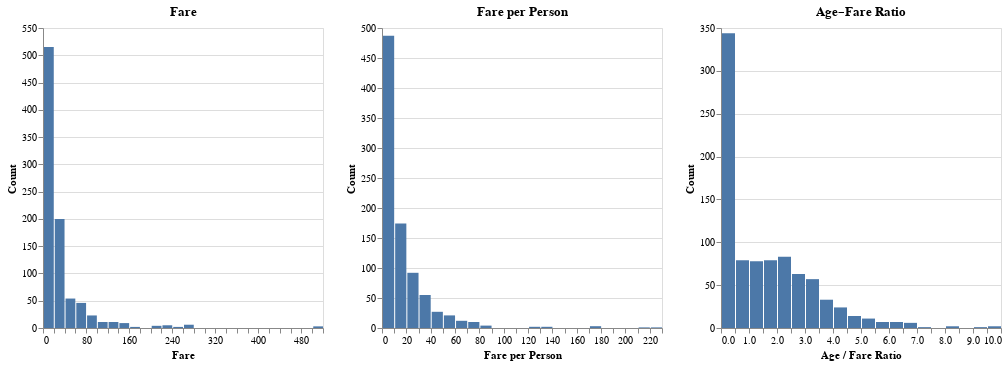

Here is the notebook cell this chart was saved with:
### Markdown cell above
## Section 1.2: Quantitative Data Normalization

We observe that the distributions of Fare, fare_per_person, and age_fare_ratio are highly right-skewed.
Therefore, we apply a logarithmic transformation to these variables in order to reduce skewness and make the distributions more approximately normal.

### Code cell
fare_hist = alt.Chart(data).mark_bar().encode(
    x=alt.X(
        "Fare:Q",
        bin=alt.Bin(maxbins=40),
        title="Fare"
    ),
    y=alt.Y("count()", title="Count")
).properties(
    width=280,
    height=300,
    title="Fare"
)

fpp_hist = alt.Chart(data[data["fare_per_person"].notna()]).mark_bar().encode(
    x=alt.X(
        "fare_per_person:Q",
        bin=alt.Bin(maxbins=40),
        title="Fare per Person"
    ),
    y=alt.Y("count()", title="Count")
).properties(
    width=280,
    height=300,
    title="Fare per Person"
)

afr_hist = alt.Chart(data[data["age_fare_ratio"].notna()]).mark_bar().encode(
    x=alt.X(
        "age_fare_ratio:Q",
        bin=alt.Bin(maxbins=40),
        title="Age / Fare Ratio"
    ),
    y=alt.Y("count()", title="Count")
).properties(
    width=280,
    height=300,
    title="Age–Fare Ratio"
)

(fare_hist | fpp_hist | afr_hist).resolve_scale(
    y="independent"
)

### Figure 1 — Vega-Lite specification as saved in the notebook (floating-point values rounded to 4 significant figures; data arrays with more than 128 entries replaced by an {"elided": "..."} marker saying what was removed)
{"config": {"view": {"continuousWidth": 300, "continuousHeight": 300}}, "hconcat": [{"data": {"name": "data-27785c81f50fe3a3f04b2d873426516b"}, "mark": {"type": "bar"}, "encoding": {"x": {"bin": {"maxbins": 40}, "field": "Fare", "title": "Fare", "type": "quantitative"}, "y": {"aggregate": "count", "title": "Count", "type": "quantitative"}}, "height": 300, "title": "Fare", "width": 280}, {"data": {"name": "data-27785c81f50fe3a3f04b2d873426516b"}, "mark": {"type": "bar"}, "encoding": {"x": {"bin": {"maxbins": 40}, "field": "fare_per_person", "title": "Fare per Person", "type": "quantitative"}, "y": {"aggregate": "count", "title": "Count", "type": "quantitative"}}, "height": 300, "title": "Fare per Person", "width": 280}, {"data": {"name": "data-27785c81f50fe3a3f04b2d873426516b"}, "mark": {"type": "bar"}, "encoding": {"x": {"bin": {"maxbins": 40}, "field": "age_fare_ratio", "title": "Age / Fare Ratio", "type": "quantitative"}, "y": {"aggregate": "count", "title": "Count", "type": "quantitative"}}, "height": 300, "title": "Age–Fare Ratio", "width": 280}], "resolve": {"scale": {"y": "independent"}}, "$schema": "https://vega.github.io/schema/vega-lite/v5.20.1.json", "datasets": {"data-27785c81f50fe3a3f04b2d873426516b": {"elided": "891 records"}}}
